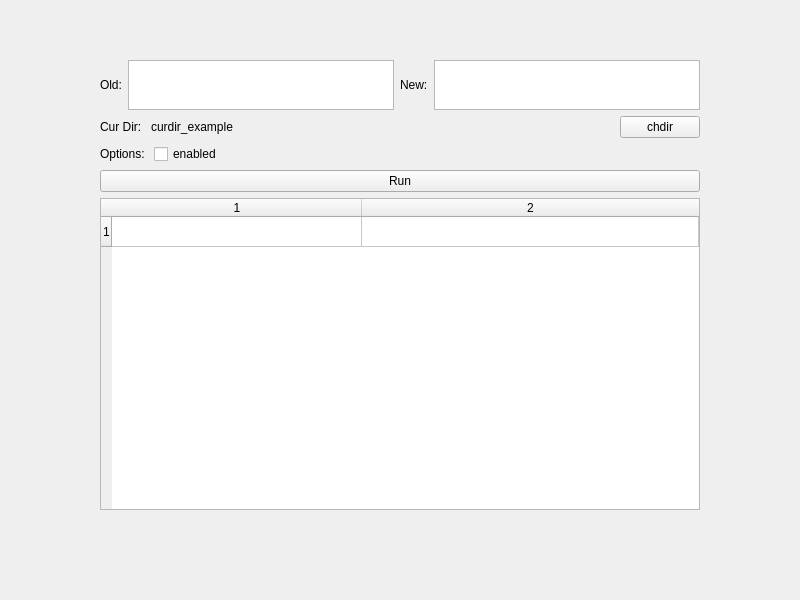
<?xml version="1.0" encoding="UTF-8"?>
<ui version="4.0">
 <class>RenameSuffixWindow</class>
 <widget class="QMainWindow" name="RenameSuffixWindow">
  <property name="geometry">
   <rect>
    <x>0</x>
    <y>0</y>
    <width>800</width>
    <height>600</height>
   </rect>
  </property>
  <property name="windowTitle">
   <string>RenameSuffix</string>
  </property>
  <widget class="QWidget" name="centralwidget">
   <widget class="QWidget" name="layout_widget" native="true">
    <property name="geometry">
     <rect>
      <x>100</x>
      <y>60</y>
      <width>600</width>
      <height>450</height>
     </rect>
    </property>
    <layout class="QVBoxLayout" name="vertical_layout">
     <item>
      <layout class="QHBoxLayout" name="regex_input_layout">
       <item>
        <widget class="QLabel" name="old_hint">
         <property name="sizePolicy">
          <sizepolicy hsizetype="Preferred" vsizetype="Maximum">
           <horstretch>0</horstretch>
           <verstretch>0</verstretch>
          </sizepolicy>
         </property>
         <property name="text">
          <string>Old:</string>
         </property>
        </widget>
       </item>
       <item>
        <widget class="QPlainTextEdit" name="old_pattern">
         <property name="sizePolicy">
          <sizepolicy hsizetype="Expanding" vsizetype="Maximum">
           <horstretch>0</horstretch>
           <verstretch>0</verstretch>
          </sizepolicy>
         </property>
         <property name="maximumSize">
          <size>
           <width>16777215</width>
           <height>50</height>
          </size>
         </property>
        </widget>
       </item>
       <item>
        <widget class="QLabel" name="new_hint">
         <property name="sizePolicy">
          <sizepolicy hsizetype="Preferred" vsizetype="Maximum">
           <horstretch>0</horstretch>
           <verstretch>0</verstretch>
          </sizepolicy>
         </property>
         <property name="text">
          <string>New:</string>
         </property>
        </widget>
       </item>
       <item>
        <widget class="QPlainTextEdit" name="new_pattern">
         <property name="sizePolicy">
          <sizepolicy hsizetype="Expanding" vsizetype="Fixed">
           <horstretch>0</horstretch>
           <verstretch>0</verstretch>
          </sizepolicy>
         </property>
         <property name="maximumSize">
          <size>
           <width>16777215</width>
           <height>50</height>
          </size>
         </property>
         <property name="baseSize">
          <size>
           <width>0</width>
           <height>0</height>
          </size>
         </property>
        </widget>
       </item>
      </layout>
     </item>
     <item>
      <layout class="QHBoxLayout" name="cur_dir_layout">
       <property name="sizeConstraint">
        <enum>QLayout::SetDefaultConstraint</enum>
       </property>
       <item>
        <widget class="QLabel" name="curdir_hint">
         <property name="sizePolicy">
          <sizepolicy hsizetype="Maximum" vsizetype="Preferred">
           <horstretch>0</horstretch>
           <verstretch>0</verstretch>
          </sizepolicy>
         </property>
         <property name="text">
          <string>Cur Dir: </string>
         </property>
        </widget>
       </item>
       <item>
        <widget class="QLabel" name="curdir_label">
         <property name="sizePolicy">
          <sizepolicy hsizetype="Expanding" vsizetype="Preferred">
           <horstretch>0</horstretch>
           <verstretch>0</verstretch>
          </sizepolicy>
         </property>
         <property name="text">
          <string>curdir_example</string>
         </property>
        </widget>
       </item>
       <item>
        <widget class="QPushButton" name="chdir_button">
         <property name="sizePolicy">
          <sizepolicy hsizetype="Maximum" vsizetype="Fixed">
           <horstretch>0</horstretch>
           <verstretch>0</verstretch>
          </sizepolicy>
         </property>
         <property name="text">
          <string>chdir</string>
         </property>
        </widget>
       </item>
      </layout>
     </item>
     <item>
      <layout class="QHBoxLayout" name="option_layout">
       <item>
        <widget class="QLabel" name="label">
         <property name="sizePolicy">
          <sizepolicy hsizetype="Maximum" vsizetype="Preferred">
           <horstretch>0</horstretch>
           <verstretch>0</verstretch>
          </sizepolicy>
         </property>
         <property name="text">
          <string>Options: </string>
         </property>
        </widget>
       </item>
       <item>
        <widget class="QCheckBox" name="placeholder">
         <property name="text">
          <string>enabled</string>
         </property>
        </widget>
       </item>
      </layout>
     </item>
     <item>
      <widget class="QPushButton" name="exec_button">
       <property name="text">
        <string>Run</string>
       </property>
      </widget>
     </item>
     <item>
      <widget class="QTableWidget" name="table">
       <property name="rowCount">
        <number>1</number>
       </property>
       <property name="columnCount">
        <number>2</number>
       </property>
       <attribute name="horizontalHeaderDefaultSectionSize">
        <number>250</number>
       </attribute>
       <attribute name="horizontalHeaderStretchLastSection">
        <bool>true</bool>
       </attribute>
       <row/>
       <column/>
       <column/>
      </widget>
     </item>
    </layout>
   </widget>
  </widget>
  <widget class="QMenuBar" name="menubar">
   <property name="geometry">
    <rect>
     <x>0</x>
     <y>0</y>
     <width>800</width>
     <height>21</height>
    </rect>
   </property>
  </widget>
 </widget>
 <resources/>
 <connections/>
</ui>
